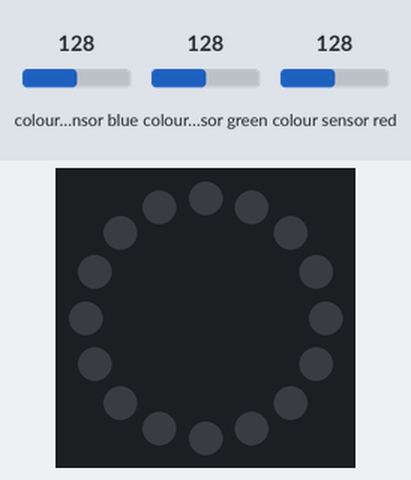
Simulated run of this sketch. Board: Arduino Uno, built with avr-gcc and run on an emulated ATmega328P. Parts: 16 RGB LEDs in a ring, first at the top, clockwise. Inputs (shaded band) come from the test bench; at power-on: colour sensor blue 128, colour sensor green 128, colour sensor red 128. Dim RGB values are drawn brighter than linear.

Above: at 1.2 s.
1.3 s: colour sensor blue set to 5
At 2.3 s:
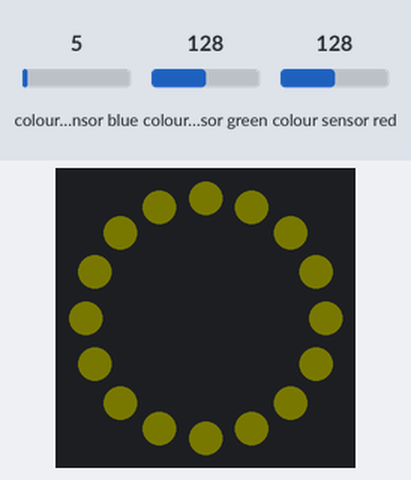
2.9 s: colour sensor green set to 5
At 3.5 s:
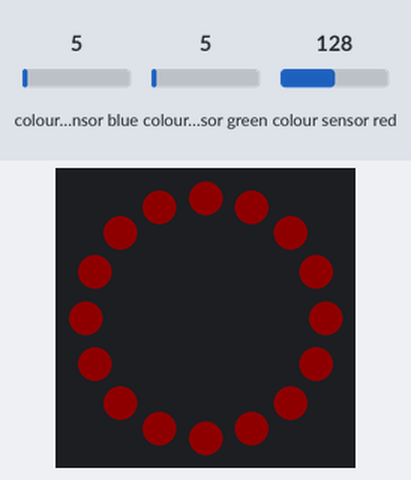
4.5 s: colour sensor blue set to 128
At 5.7 s:
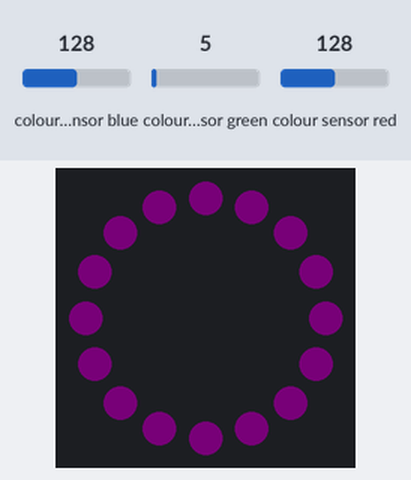
6.0 s: colour sensor red set to 5
At 7.2 s:
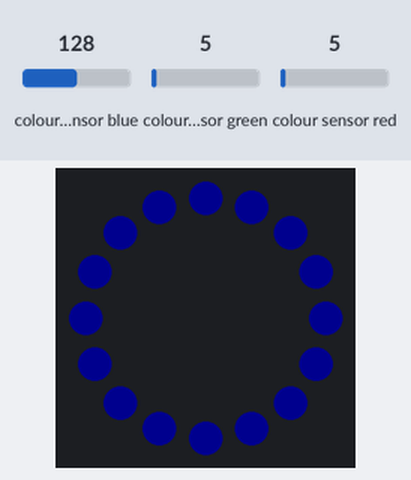
7.6 s: colour sensor green set to 128
At 8.4 s:
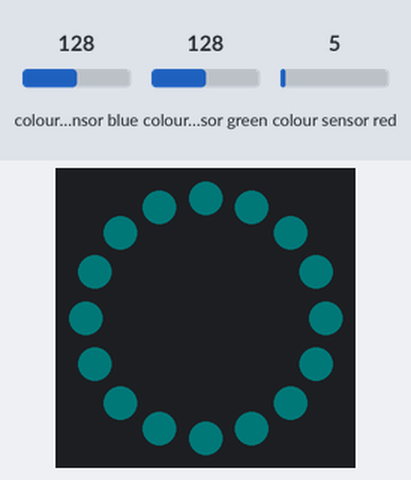
9.2 s: colour sensor blue set to 64
At 9.7 s:
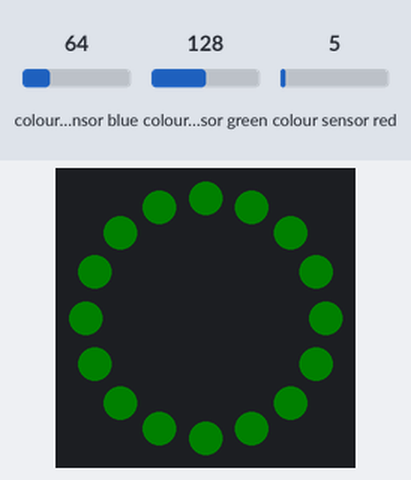
Timing chart, 0 to 11.8 s (numbered marks = the images above; inputs shaded):
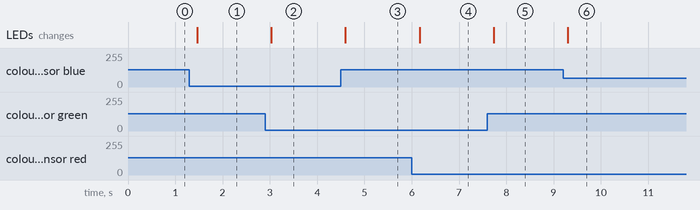

Measured:
- after the input at 1.3 s, the LEDs: change after 0.16 s (image 1)
- after the input at 2.9 s, the LEDs: change after 0.13 s (image 2)
- after the input at 4.5 s, the LEDs: change after 0.10 s (image 3)
- after the input at 6.0 s, the LEDs: change after 0.17 s (image 4)
- after the input at 7.6 s, the LEDs: change after 0.13 s (image 5)
- after the input at 9.2 s, the LEDs: change after 0.10 s (image 6)

The sketch:

ColorTagTest.ino
```cpp
// Includes some code from here: https://learn.adafruit.com/chameleon-scarf/code

#include <Adafruit_NeoPixel.h>
#include "Adafruit_TCS34725.h"
#include <Wire.h>
#include "SoftwareSerial.h"

#define N_LEDS 16
#define PIN 6
#define CLEARTHRESHOLD 1000

Adafruit_NeoPixel ring = Adafruit_NeoPixel(N_LEDS, PIN, NEO_GRB + NEO_KHZ800);
Adafruit_TCS34725 sensor = Adafruit_TCS34725(TCS34725_INTEGRATIONTIME_50MS, TCS34725_GAIN_4X);

byte gammatable[256];

void setup()
{
  Serial.begin(9600);
  ring.begin();
  ring.setBrightness(100);
  ring.show();

  if (!sensor.begin())
  {
    while (1);
  }

  // thanks PhilB for this gamma table!
  // it helps convert RGB colors to what humans see
  for (int i=0; i<256; i++) {
  float x = i;
  x /= 255;
  x = pow(x, 2.5);
  x *= 255;
  gammatable[i] = x;
  }
}

int pos = 0;    // Position

uint16_t clear, red, green, blue;

void loop()
{
  /* Color test - Dev purposes:
  - Collect a color from the color sensor, display that color on the color wheel
  - Used to compare color accuracy between sensor/NeoPixel ring
  - Only really applicable to solo play: users will calibrate the color wheel themselves in group play */
  ring.setBrightness(100);
  sensor.setInterrupt(false);  // turn on LED

  delay(50);    // wait 50 ms

  sensor.getRawData(&red, &green, &blue, &clear);    // grab colors

  sensor.setInterrupt(true);  // turn off LED

  if (clear < CLEARTHRESHOLD)
  {
    colorWipe(ring.Color(0, 0, 0), 200);
    return;
  }


  // Figure out some basic hex code for visualization
  uint32_t sum = red;
  sum += green;
  sum += blue;
  sum += clear;
  float r, g, b;
  r = red; r /= sum;
  g = green; g /= sum;
  b = blue; b /= sum;
  r *= 256; g *= 256; b *= 256;

  colorWipe(ring.Color(gammatable[(int)r], gammatable[(int)g], gammatable[(int)b]), 200);
}

void colorWipe(uint32_t c, uint8_t wait)
{
  for (uint16_t i = 0; i < ring.numPixels(); i++)
  {
    ring.setPixelColor(i, c);
    ring.show();
  }
  delay(wait);
}
```
